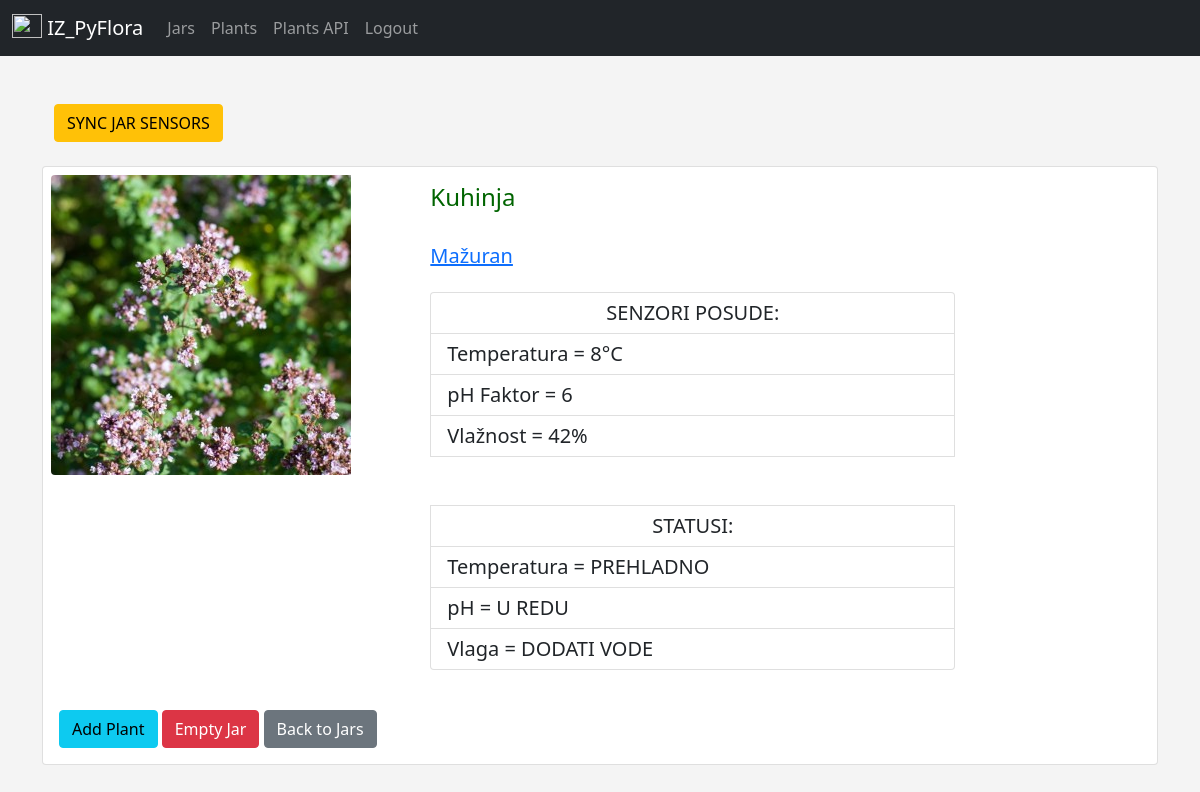
/jar_details/1 (signed in), run on the app's committed database.
### app/models.py (models this page shows, shortened)
class Jar(db.Model):
    id = db.Column(db.Integer, primary_key=True)
    name = db.Column(db.String(300), nullable=False, default='Lokacija')
    plant_name = db.Column(db.String(300), nullable=False, default='Plantless')
    photo = db.Column(db.String(300), nullable=False, default='default.jpg')
    temperature = db.Column(db.Integer, nullable=False, default=10)
    phf = db.Column(db.Integer, nullable=False, default=7)
    humidity = db.Column(db.Integer, nullable=False, default=44)

class Plant(db.Model):
    id = db.Column(db.Integer, primary_key=True)
    name = db.Column(db.String(300), nullable=False, default='Plantless')
    photo = db.Column(db.String(300), nullable=False, default='default.jpg')
    details = db.Column(db.Text, default='Malo teksta o biljci ovdje...')
    temperature = db.Column(db.Integer, nullable=False, default=10)
    phf = db.Column(db.Integer, nullable=False, default=7)
    humidity = db.Column(db.Integer, nullable=False, default=44)

### app/routes.py (the view)
@app.route('/jar_details/<int:jar_id>')
@login_required
def jar_details(jar_id):
    jar = Jar.query.get(jar_id)
    plant = Plant.query.filter_by(name=jar.plant_name).first()
    return render_template('jars/jar_details.html',
                            jar = jar,
                            plant = plant)

### app/models.py (called while the page is built)
@login_manager.user_loader
def load_user(user_id):
    return User.query.get(int(user_id))

### app/templates/jars/jar_details.html (shortened to what this page needs)
{% extends 'layout.html' %}
{% block content %}
<div class="container-sm">
    <a href="{{ url_for('sync_jar', jar_id=jar.id) }}" class="btn btn-warning">SYNC JAR SENSORS</a>
</div>
<br>
<div class="card mb-1" style="max-width: 1200px;">
    <div class="row g-0">
        <div class="col-md-4">
            <img src="{{ url_for('static', filename='pics/' + jar.photo) }}" class="img-fluid rounded-start m-2 max-width-300 max-height-300" alt="...">
        </div>
        <div class="col-md-6">
            <div class="card-body">
                <h4 class="card-title">{{ jar.name|capitalize }}</h4>
                <br>
                {% if plant %}
                    <a href="{{ url_for('plant_details', plant_id=plant.id, plant_name=plant.name) }}" target="_blank">
                        <h5>{{ plant.name }}
                    </a>
                {% else %}
                    <h5>Plantless</h5>
                {% endif %}
                <br><br>
                <ul class="list-group">
                    <li class="list-group-item text-center">SENZORI POSUDE:</li>
                    <li class="list-group-item">Temperatura = {{ jar.temperature }}°C</li>
                    <li class="list-group-item">pH Faktor = {{ jar.phf }}</li>
                    <li class="list-group-item">Vlažnost = {{ jar.humidity }}%</li>
                    <br><br>
                    <li class="list-group-item text-center">STATUSI:</li>
                    {% if jar.plant_name != 'Plantless' %}
                    {% if jar.temperature < plant.temperature %}
                        <li class="list-group-item">Temperatura = PREHLADNO</li>
                    {% else %}
                        <li class="list-group-item">Temperatura = U REDU</li>
                    {% endif %}
                    {% if jar.phf < plant.phf %}
                        <li class="list-group-item">pH = DODATI SUPSTRAT</li>
                    {% else %}
                        <li class="list-group-item">pH = U REDU</li>
                    {% endif %}
                    {% if jar.humidity < plant.humidity %}
                        <li class="list-group-item">Vlaga = DODATI VODE</li>
                    {% else %}
                        <li class="list-group-item">Vlaga = U REDU</li>
                    {% endif %}
                {% else %}
                    <li class="list-group-item">Temperatura = Offline</li>
                    <li class="list-group-item">pH = Offline</li>
                    <li class="list-group-item">Vlaga = Offline</li>
                {% endif %}
                </ul>
            </div>
        </div>
    </div>
    <div class="card-body">
        <a href="{{ url_for('add_plant', jar_id=jar.id) }}" class="btn btn-info">Add Plant</a>
        {% include 'modal_empty.html' %}
        <a href="{{ url_for('jars')}}" class="btn btn-secondary">Back to Jars</a>
    </div>
</div>
{% endblock %}

### app/static/css/styles.css (style rules this page uses)
h5 { color: darkblue; }
h4 { color: darkgreen; }
body { background: #f4f4f4 }

### data on the page
Jar: photo (picture), name "Kuhinja", temperature "8", phf "6", humidity "42"
Plant: name "Mažuran"
